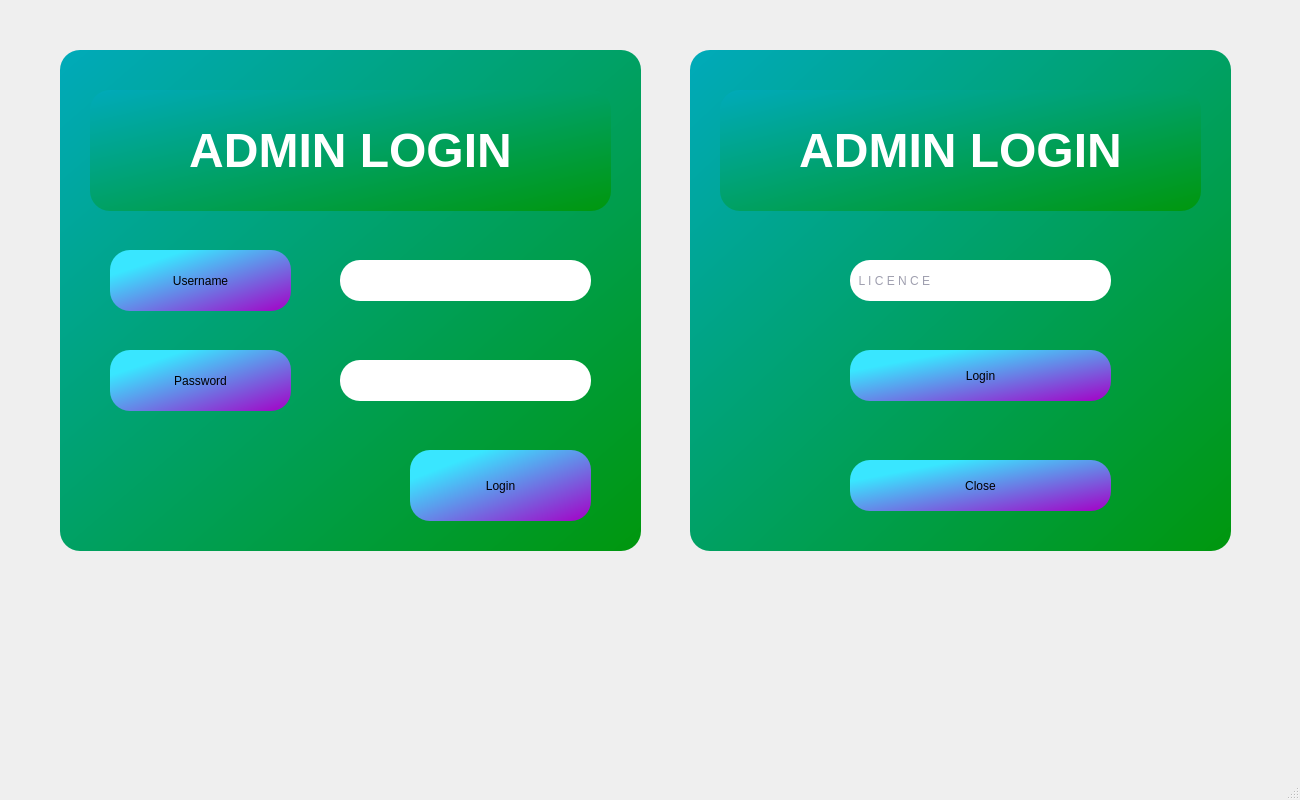
<?xml version="1.0" encoding="UTF-8"?>
<ui version="4.0">
 <class>MainWindow</class>
 <widget class="QMainWindow" name="MainWindow">
  <property name="geometry">
   <rect>
    <x>0</x>
    <y>0</y>
    <width>1300</width>
    <height>800</height>
   </rect>
  </property>
  <property name="windowTitle">
   <string>MainWindow</string>
  </property>
  <widget class="QWidget" name="centralwidget">
   <widget class="QGroupBox" name="groupBox_3">
    <property name="geometry">
     <rect>
      <x>60</x>
      <y>50</y>
      <width>581</width>
      <height>501</height>
     </rect>
    </property>
    <property name="styleSheet">
     <string notr="true">background-color: qlineargradient(spread:reflect, x1:0, y1:0, x2:1, y2:1, stop:0 rgba(0, 170, 186, 255), stop:1 rgba(0, 151, 13, 255));
border-radius: 20px;</string>
    </property>
    <property name="title">
     <string/>
    </property>
    <widget class="QLabel" name="label_3">
     <property name="geometry">
      <rect>
       <x>30</x>
       <y>40</y>
       <width>521</width>
       <height>121</height>
      </rect>
     </property>
     <property name="font">
      <font>
       <pointsize>36</pointsize>
       <italic>false</italic>
       <bold>true</bold>
       <strikeout>false</strikeout>
      </font>
     </property>
     <property name="layoutDirection">
      <enum>Qt::LeftToRight</enum>
     </property>
     <property name="autoFillBackground">
      <bool>false</bool>
     </property>
     <property name="styleSheet">
      <string notr="true">font: 600 36pt &quot;Segoe UI&quot;;
color: rgb(255, 255, 255);

</string>
     </property>
     <property name="text">
      <string>&lt;html&gt;&lt;head/&gt;&lt;body&gt;&lt;p&gt;ADMIN LOGIN&lt;/p&gt;&lt;/body&gt;&lt;/html&gt;</string>
     </property>
     <property name="alignment">
      <set>Qt::AlignCenter</set>
     </property>
    </widget>
    <widget class="QLineEdit" name="lineEdit_User">
     <property name="geometry">
      <rect>
       <x>280</x>
       <y>210</y>
       <width>251</width>
       <height>41</height>
      </rect>
     </property>
     <property name="styleSheet">
      <string notr="true">background-color: rgb(255, 255, 255);
color: rgb(64, 64, 95);
font: 12pt &quot;Segoe UI&quot;;</string>
     </property>
    </widget>
    <widget class="QLabel" name="label">
     <property name="geometry">
      <rect>
       <x>50</x>
       <y>200</y>
       <width>181</width>
       <height>61</height>
      </rect>
     </property>
     <property name="styleSheet">
      <string notr="true">background-color: qlineargradient(spread:pad, x1:0, y1:0, x2:1, y2:1, stop:0.210227 rgba(57, 230, 255, 255), stop:1 rgba(165, 0, 198, 255));
font: 600 16pt &quot;Segoe UI&quot;;</string>
     </property>
     <property name="text">
      <string>Username</string>
     </property>
     <property name="alignment">
      <set>Qt::AlignCenter</set>
     </property>
    </widget>
    <widget class="QLabel" name="label_2">
     <property name="geometry">
      <rect>
       <x>50</x>
       <y>300</y>
       <width>181</width>
       <height>61</height>
      </rect>
     </property>
     <property name="styleSheet">
      <string notr="true">background-color: qlineargradient(spread:pad, x1:0, y1:0, x2:1, y2:1, stop:0.210227 rgba(57, 230, 255, 255), stop:1 rgba(165, 0, 198, 255));
font: 600 16pt &quot;Segoe UI&quot;;</string>
     </property>
     <property name="text">
      <string>Password</string>
     </property>
     <property name="alignment">
      <set>Qt::AlignCenter</set>
     </property>
    </widget>
    <widget class="QLineEdit" name="lineEdit_password">
     <property name="geometry">
      <rect>
       <x>280</x>
       <y>310</y>
       <width>251</width>
       <height>41</height>
      </rect>
     </property>
     <property name="styleSheet">
      <string notr="true">background-color: rgb(255, 255, 255);
color: rgb(64, 64, 95);
font: 12pt &quot;Segoe UI&quot;;</string>
     </property>
     <property name="echoMode">
      <enum>QLineEdit::Password</enum>
     </property>
    </widget>
    <widget class="QPushButton" name="pushButton_login">
     <property name="geometry">
      <rect>
       <x>350</x>
       <y>400</y>
       <width>181</width>
       <height>71</height>
      </rect>
     </property>
     <property name="styleSheet">
      <string notr="true">background-color: qlineargradient(spread:pad, x1:0, y1:0, x2:1, y2:1, stop:0.210227 rgba(57, 230, 255, 255), stop:1 rgba(165, 0, 198, 255));
font: 600 16pt &quot;Segoe UI&quot;;</string>
     </property>
     <property name="text">
      <string>Login</string>
     </property>
    </widget>
   </widget>
   <widget class="QGroupBox" name="groupBox_4">
    <property name="geometry">
     <rect>
      <x>690</x>
      <y>50</y>
      <width>541</width>
      <height>501</height>
     </rect>
    </property>
    <property name="styleSheet">
     <string notr="true">background-color: qlineargradient(spread:reflect, x1:0, y1:0, x2:1, y2:1, stop:0 rgba(0, 170, 186, 255), stop:1 rgba(0, 151, 13, 255));
border-radius: 20px;</string>
    </property>
    <property name="title">
     <string/>
    </property>
    <widget class="QLabel" name="label_5">
     <property name="geometry">
      <rect>
       <x>30</x>
       <y>40</y>
       <width>481</width>
       <height>121</height>
      </rect>
     </property>
     <property name="font">
      <font>
       <pointsize>36</pointsize>
       <italic>false</italic>
       <bold>true</bold>
       <strikeout>false</strikeout>
      </font>
     </property>
     <property name="layoutDirection">
      <enum>Qt::LeftToRight</enum>
     </property>
     <property name="autoFillBackground">
      <bool>false</bool>
     </property>
     <property name="styleSheet">
      <string notr="true">font: 600 36pt &quot;Segoe UI&quot;;
color: rgb(255, 255, 255);

</string>
     </property>
     <property name="text">
      <string>&lt;html&gt;&lt;head/&gt;&lt;body&gt;&lt;p&gt;ADMIN LOGIN&lt;/p&gt;&lt;/body&gt;&lt;/html&gt;</string>
     </property>
     <property name="alignment">
      <set>Qt::AlignCenter</set>
     </property>
    </widget>
    <widget class="QPushButton" name="pushButton_hos">
     <property name="geometry">
      <rect>
       <x>160</x>
       <y>300</y>
       <width>261</width>
       <height>51</height>
      </rect>
     </property>
     <property name="styleSheet">
      <string notr="true">background-color: qlineargradient(spread:pad, x1:0, y1:0, x2:1, y2:1, stop:0.210227 rgba(57, 230, 255, 255), stop:1 rgba(165, 0, 198, 255));
font: 600 16pt &quot;Segoe UI&quot;;</string>
     </property>
     <property name="text">
      <string>Login</string>
     </property>
    </widget>
    <widget class="QPushButton" name="pushButton_Close">
     <property name="geometry">
      <rect>
       <x>160</x>
       <y>410</y>
       <width>261</width>
       <height>51</height>
      </rect>
     </property>
     <property name="styleSheet">
      <string notr="true">background-color: qlineargradient(spread:pad, x1:0, y1:0, x2:1, y2:1, stop:0.210227 rgba(57, 230, 255, 255), stop:1 rgba(165, 0, 198, 255));
font: 600 16pt &quot;Segoe UI&quot;;</string>
     </property>
     <property name="text">
      <string>Close</string>
     </property>
    </widget>
    <widget class="QLineEdit" name="lineEdit_licence">
     <property name="geometry">
      <rect>
       <x>160</x>
       <y>210</y>
       <width>261</width>
       <height>41</height>
      </rect>
     </property>
     <property name="styleSheet">
      <string notr="true">background-color: rgb(255, 255, 255);
color: rgb(64, 64, 95);
font: 12pt &quot;Segoe UI&quot;;</string>
     </property>
     <property name="placeholderText">
      <string>  L I C E N C E</string>
     </property>
    </widget>
   </widget>
  </widget>
  <widget class="QMenuBar" name="menubar">
   <property name="geometry">
    <rect>
     <x>0</x>
     <y>0</y>
     <width>1300</width>
     <height>17</height>
    </rect>
   </property>
  </widget>
  <widget class="QStatusBar" name="statusbar"/>
 </widget>
 <resources/>
 <connections/>
</ui>
